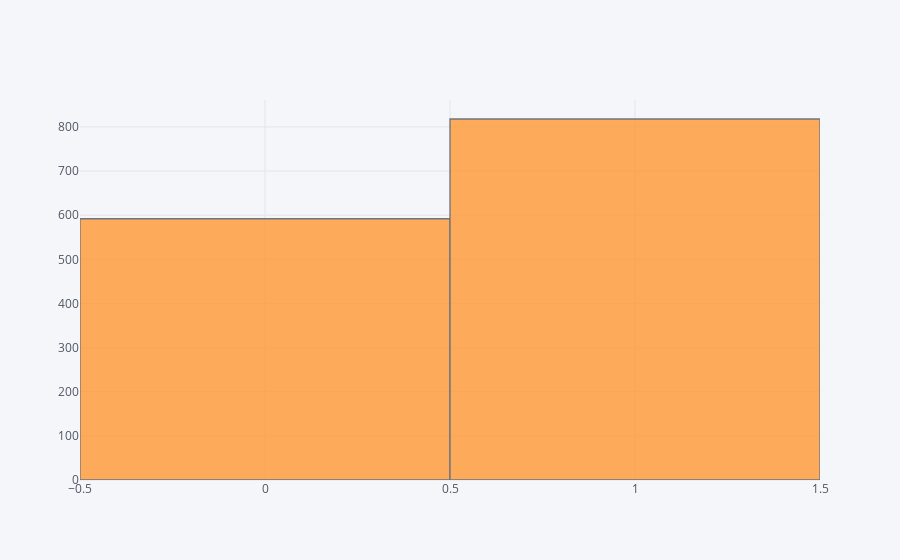

Here is the notebook cell this chart was saved with:
### Code cell
pd.DataFrame(y_test).iplot(kind='histogram')

### Figure 1 — Plotly figure (JSON) as saved in the notebook; plotly's stock layout.template omitted (floating-point values rounded to 4 significant figures; data arrays with more than 128 entries replaced by an {"elided": "..."} marker saying what was removed)
{"data": [{"histfunc": "count", "histnorm": "", "marker": {"color": "rgba(255, 153, 51, 1.0)", "line": {"color": "#4D5663", "width": 1.3}}, "name": "0", "opacity": 0.8, "orientation": "v", "type": "histogram", "uid": "1c453953-cd60-46b9-8ee0-3e9580c47696", "x": {"elided": "1410 int values"}}], "layout": {"barmode": "overlay", "legend": {"bgcolor": "#F5F6F9", "font": {"color": "#4D5663"}}, "paper_bgcolor": "#F5F6F9", "plot_bgcolor": "#F5F6F9", "title": {"font": {"color": "#4D5663"}}, "xaxis": {"gridcolor": "#E1E5ED", "showgrid": true, "tickfont": {"color": "#4D5663"}, "title": {"font": {"color": "#4D5663"}, "text": ""}, "zerolinecolor": "#E1E5ED"}, "yaxis": {"gridcolor": "#E1E5ED", "showgrid": true, "tickfont": {"color": "#4D5663"}, "title": {"font": {"color": "#4D5663"}, "text": ""}, "zerolinecolor": "#E1E5ED"}}}
